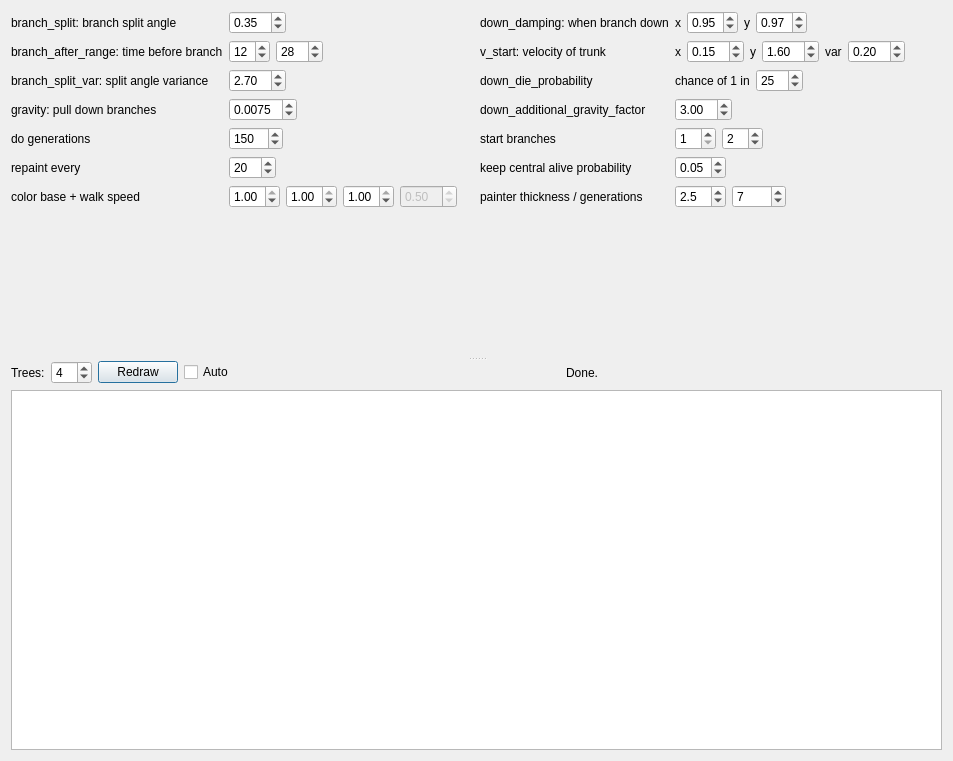
<?xml version="1.0" encoding="UTF-8"?>
<ui version="4.0">
 <class>Dialog</class>
 <widget class="QDialog" name="Dialog">
  <property name="geometry">
   <rect>
    <x>0</x>
    <y>0</y>
    <width>953</width>
    <height>761</height>
   </rect>
  </property>
  <property name="windowTitle">
   <string>Dialog</string>
  </property>
  <layout class="QVBoxLayout" name="verticalLayout_2">
   <item>
    <widget class="QSplitter" name="splitter">
     <property name="orientation">
      <enum>Qt::Vertical</enum>
     </property>
     <widget class="QWidget" name="layoutWidget">
      <layout class="QHBoxLayout" name="horizontalLayout_2">
       <item>
        <layout class="QFormLayout" name="formLayout_2">
         <property name="fieldGrowthPolicy">
          <enum>QFormLayout::ExpandingFieldsGrow</enum>
         </property>
         <item row="0" column="0">
          <widget class="QLabel" name="label_2">
           <property name="text">
            <string>branch_split: branch split angle</string>
           </property>
          </widget>
         </item>
         <item row="0" column="1">
          <widget class="QDoubleSpinBox" name="branch_split">
           <property name="singleStep">
            <double>0.050000000000000</double>
           </property>
           <property name="value">
            <double>0.350000000000000</double>
           </property>
          </widget>
         </item>
         <item row="1" column="0">
          <widget class="QLabel" name="label_3">
           <property name="text">
            <string>branch_after_range: time before branch</string>
           </property>
          </widget>
         </item>
         <item row="1" column="1">
          <layout class="QHBoxLayout" name="horizontalLayout">
           <item>
            <widget class="QSpinBox" name="branch_after_min">
             <property name="singleStep">
              <number>4</number>
             </property>
             <property name="value">
              <number>12</number>
             </property>
            </widget>
           </item>
           <item>
            <widget class="QSpinBox" name="branch_after_max">
             <property name="maximum">
              <number>200</number>
             </property>
             <property name="singleStep">
              <number>4</number>
             </property>
             <property name="value">
              <number>28</number>
             </property>
            </widget>
           </item>
          </layout>
         </item>
         <item row="3" column="0">
          <widget class="QLabel" name="label_4">
           <property name="text">
            <string>branch_split_var: split angle variance</string>
           </property>
          </widget>
         </item>
         <item row="3" column="1">
          <widget class="QDoubleSpinBox" name="branch_split_var">
           <property name="singleStep">
            <double>0.100000000000000</double>
           </property>
           <property name="value">
            <double>2.700000000000000</double>
           </property>
          </widget>
         </item>
         <item row="4" column="0">
          <widget class="QLabel" name="label_5">
           <property name="text">
            <string>gravity: pull down branches</string>
           </property>
          </widget>
         </item>
         <item row="4" column="1">
          <widget class="QDoubleSpinBox" name="gravity">
           <property name="decimals">
            <number>4</number>
           </property>
           <property name="minimum">
            <double>-5.000000000000000</double>
           </property>
           <property name="maximum">
            <double>5.000000000000000</double>
           </property>
           <property name="singleStep">
            <double>0.002500000000000</double>
           </property>
           <property name="value">
            <double>0.007500000000000</double>
           </property>
          </widget>
         </item>
         <item row="5" column="0">
          <widget class="QLabel" name="label">
           <property name="text">
            <string>do generations</string>
           </property>
          </widget>
         </item>
         <item row="5" column="1">
          <widget class="QSpinBox" name="generations">
           <property name="maximum">
            <number>1000</number>
           </property>
           <property name="singleStep">
            <number>10</number>
           </property>
           <property name="value">
            <number>150</number>
           </property>
          </widget>
         </item>
         <item row="6" column="0">
          <widget class="QLabel" name="label_6">
           <property name="text">
            <string>repaint every</string>
           </property>
          </widget>
         </item>
         <item row="6" column="1">
          <widget class="QSpinBox" name="repaint">
           <property name="minimum">
            <number>1</number>
           </property>
           <property name="maximum">
            <number>250</number>
           </property>
           <property name="value">
            <number>20</number>
           </property>
          </widget>
         </item>
         <item row="7" column="0">
          <widget class="QLabel" name="label_20">
           <property name="text">
            <string>color base + walk speed</string>
           </property>
          </widget>
         </item>
         <item row="7" column="1">
          <layout class="QHBoxLayout" name="horizontalLayout_10">
           <item>
            <widget class="QDoubleSpinBox" name="r">
             <property name="decimals">
              <number>2</number>
             </property>
             <property name="maximum">
              <double>1.000000000000000</double>
             </property>
             <property name="singleStep">
              <double>0.050000000000000</double>
             </property>
             <property name="value">
              <double>1.000000000000000</double>
             </property>
            </widget>
           </item>
           <item>
            <widget class="QDoubleSpinBox" name="g">
             <property name="maximum">
              <double>1.000000000000000</double>
             </property>
             <property name="singleStep">
              <double>0.050000000000000</double>
             </property>
             <property name="value">
              <double>1.000000000000000</double>
             </property>
            </widget>
           </item>
           <item>
            <widget class="QDoubleSpinBox" name="b">
             <property name="maximum">
              <double>1.000000000000000</double>
             </property>
             <property name="singleStep">
              <double>0.050000000000000</double>
             </property>
             <property name="value">
              <double>1.000000000000000</double>
             </property>
            </widget>
           </item>
           <item>
            <widget class="QDoubleSpinBox" name="color_speed">
             <property name="enabled">
              <bool>false</bool>
             </property>
             <property name="maximum">
              <double>20.000000000000000</double>
             </property>
             <property name="singleStep">
              <double>0.500000000000000</double>
             </property>
             <property name="value">
              <double>0.500000000000000</double>
             </property>
            </widget>
           </item>
          </layout>
         </item>
        </layout>
       </item>
       <item>
        <layout class="QFormLayout" name="formLayout">
         <property name="fieldGrowthPolicy">
          <enum>QFormLayout::ExpandingFieldsGrow</enum>
         </property>
         <item row="1" column="0">
          <widget class="QLabel" name="label_7">
           <property name="text">
            <string>down_damping: when branch down</string>
           </property>
          </widget>
         </item>
         <item row="1" column="1">
          <layout class="QHBoxLayout" name="horizontalLayout_3">
           <item>
            <widget class="QLabel" name="label_8">
             <property name="text">
              <string>x</string>
             </property>
            </widget>
           </item>
           <item>
            <widget class="QDoubleSpinBox" name="down_damping_x">
             <property name="maximum">
              <double>5.000000000000000</double>
             </property>
             <property name="singleStep">
              <double>0.010000000000000</double>
             </property>
             <property name="value">
              <double>0.950000000000000</double>
             </property>
            </widget>
           </item>
           <item>
            <widget class="QLabel" name="label_9">
             <property name="text">
              <string>y</string>
             </property>
            </widget>
           </item>
           <item>
            <widget class="QDoubleSpinBox" name="down_damping_y">
             <property name="maximum">
              <double>5.000000000000000</double>
             </property>
             <property name="singleStep">
              <double>0.010000000000000</double>
             </property>
             <property name="value">
              <double>0.970000000000000</double>
             </property>
            </widget>
           </item>
          </layout>
         </item>
         <item row="3" column="0">
          <widget class="QLabel" name="label_10">
           <property name="text">
            <string>v_start: velocity of trunk</string>
           </property>
          </widget>
         </item>
         <item row="3" column="1">
          <layout class="QHBoxLayout" name="horizontalLayout_4">
           <item>
            <widget class="QLabel" name="label_11">
             <property name="text">
              <string>x</string>
             </property>
            </widget>
           </item>
           <item>
            <widget class="QDoubleSpinBox" name="v_start_x">
             <property name="singleStep">
              <double>0.100000000000000</double>
             </property>
             <property name="value">
              <double>0.150000000000000</double>
             </property>
            </widget>
           </item>
           <item>
            <widget class="QLabel" name="label_12">
             <property name="text">
              <string>y</string>
             </property>
            </widget>
           </item>
           <item>
            <widget class="QDoubleSpinBox" name="v_start_y">
             <property name="singleStep">
              <double>0.100000000000000</double>
             </property>
             <property name="value">
              <double>1.600000000000000</double>
             </property>
            </widget>
           </item>
           <item>
            <widget class="QLabel" name="label_13">
             <property name="text">
              <string>var</string>
             </property>
            </widget>
           </item>
           <item>
            <widget class="QDoubleSpinBox" name="v_start_var">
             <property name="singleStep">
              <double>0.100000000000000</double>
             </property>
             <property name="value">
              <double>0.200000000000000</double>
             </property>
            </widget>
           </item>
          </layout>
         </item>
         <item row="4" column="0">
          <widget class="QLabel" name="label_14">
           <property name="text">
            <string>down_die_probability</string>
           </property>
          </widget>
         </item>
         <item row="4" column="1">
          <layout class="QHBoxLayout" name="horizontalLayout_6">
           <item>
            <widget class="QLabel" name="label_15">
             <property name="text">
              <string>chance of 1 in</string>
             </property>
            </widget>
           </item>
           <item>
            <widget class="QSpinBox" name="down_die_probability">
             <property name="minimum">
              <number>1</number>
             </property>
             <property name="maximum">
              <number>500</number>
             </property>
             <property name="value">
              <number>25</number>
             </property>
            </widget>
           </item>
          </layout>
         </item>
         <item row="5" column="0">
          <widget class="QLabel" name="label_16">
           <property name="text">
            <string>down_additional_gravity_factor</string>
           </property>
          </widget>
         </item>
         <item row="5" column="1">
          <widget class="QDoubleSpinBox" name="down_additional_gravity">
           <property name="value">
            <double>3.000000000000000</double>
           </property>
          </widget>
         </item>
         <item row="6" column="0">
          <widget class="QLabel" name="label_17">
           <property name="text">
            <string>start branches</string>
           </property>
          </widget>
         </item>
         <item row="8" column="0">
          <widget class="QLabel" name="label_18">
           <property name="text">
            <string>keep central alive probability</string>
           </property>
          </widget>
         </item>
         <item row="8" column="1">
          <widget class="QDoubleSpinBox" name="keep_central">
           <property name="maximum">
            <double>1.000000000000000</double>
           </property>
           <property name="singleStep">
            <double>0.050000000000000</double>
           </property>
           <property name="value">
            <double>0.050000000000000</double>
           </property>
          </widget>
         </item>
         <item row="9" column="0">
          <widget class="QLabel" name="label_19">
           <property name="text">
            <string>painter thickness / generations</string>
           </property>
          </widget>
         </item>
         <item row="9" column="1">
          <layout class="QHBoxLayout" name="horizontalLayout_9">
           <item>
            <widget class="QDoubleSpinBox" name="painter_thickness">
             <property name="decimals">
              <number>1</number>
             </property>
             <property name="minimum">
              <double>0.100000000000000</double>
             </property>
             <property name="maximum">
              <double>50.000000000000000</double>
             </property>
             <property name="singleStep">
              <double>0.500000000000000</double>
             </property>
             <property name="value">
              <double>2.500000000000000</double>
             </property>
            </widget>
           </item>
           <item>
            <widget class="QSpinBox" name="painter_generations">
             <property name="minimum">
              <number>1</number>
             </property>
             <property name="maximum">
              <number>1000</number>
             </property>
             <property name="value">
              <number>7</number>
             </property>
            </widget>
           </item>
          </layout>
         </item>
         <item row="6" column="1">
          <layout class="QHBoxLayout" name="horizontalLayout_5">
           <item>
            <widget class="QSpinBox" name="start_branches">
             <property name="minimum">
              <number>1</number>
             </property>
             <property name="value">
              <number>1</number>
             </property>
            </widget>
           </item>
           <item>
            <widget class="QSpinBox" name="start_branches_max">
             <property name="value">
              <number>2</number>
             </property>
            </widget>
           </item>
          </layout>
         </item>
        </layout>
       </item>
      </layout>
     </widget>
     <widget class="QWidget" name="verticalLayoutWidget">
      <layout class="QVBoxLayout" name="verticalLayout">
       <item>
        <layout class="QHBoxLayout" name="horizontalLayout_7">
         <item>
          <widget class="QLabel" name="label_21">
           <property name="sizePolicy">
            <sizepolicy hsizetype="Fixed" vsizetype="Preferred">
             <horstretch>0</horstretch>
             <verstretch>0</verstretch>
            </sizepolicy>
           </property>
           <property name="text">
            <string>Trees:</string>
           </property>
          </widget>
         </item>
         <item>
          <widget class="QSpinBox" name="tree_count">
           <property name="sizePolicy">
            <sizepolicy hsizetype="Fixed" vsizetype="Fixed">
             <horstretch>0</horstretch>
             <verstretch>0</verstretch>
            </sizepolicy>
           </property>
           <property name="minimum">
            <number>1</number>
           </property>
           <property name="maximum">
            <number>20</number>
           </property>
           <property name="singleStep">
            <number>1</number>
           </property>
           <property name="value">
            <number>4</number>
           </property>
          </widget>
         </item>
         <item>
          <widget class="QPushButton" name="draw_buton">
           <property name="sizePolicy">
            <sizepolicy hsizetype="Fixed" vsizetype="Fixed">
             <horstretch>0</horstretch>
             <verstretch>0</verstretch>
            </sizepolicy>
           </property>
           <property name="text">
            <string>Redraw</string>
           </property>
          </widget>
         </item>
         <item>
          <widget class="QCheckBox" name="autoRedraw">
           <property name="text">
            <string>Auto</string>
           </property>
          </widget>
         </item>
         <item>
          <widget class="QLabel" name="progress">
           <property name="text">
            <string>Done.</string>
           </property>
          </widget>
         </item>
        </layout>
       </item>
       <item>
        <widget class="QGraphicsView" name="image"/>
       </item>
      </layout>
     </widget>
    </widget>
   </item>
  </layout>
 </widget>
 <resources/>
 <connections/>
</ui>
